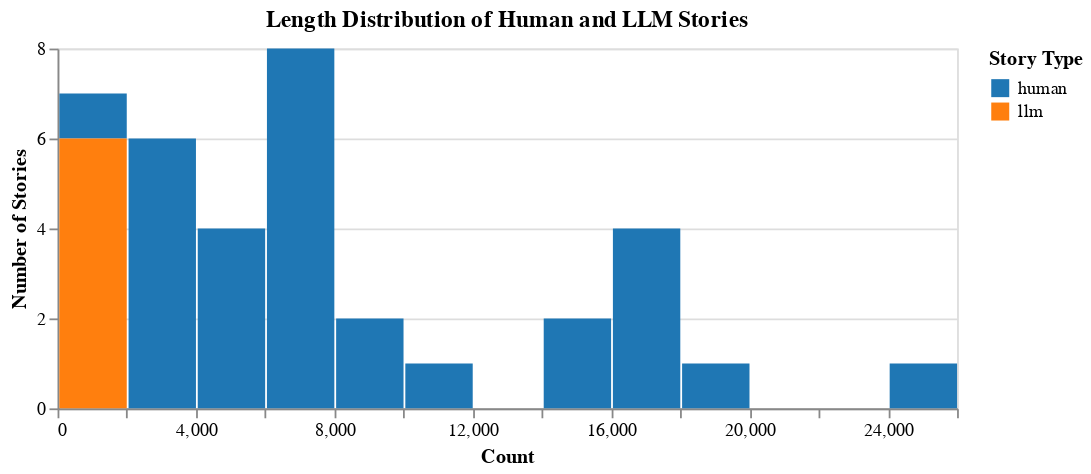

The code cell stored with this chart in its notebook:
### Code cell
# Create histogram
chart = alt.Chart(df).mark_bar().encode(
    x=alt.X('num_lines:Q', bin=alt.Bin(maxbins=20), title="Count"),
    y=alt.Y('count()', title="Number of Stories"),
    color=alt.Color('type:N', scale=alt.Scale(scheme='category10'), title="Story Type"),
    tooltip=['type', 'count()']
).properties(
    title="Length Distribution of Human and LLM Stories",
    width=500,
    height=200
)

# show chart
chart

### Figure 1 — Vega-Lite specification as saved in the notebook (floating-point values rounded to 4 significant figures)
{"config": {"view": {"continuousWidth": 300, "continuousHeight": 300}}, "data": {"name": "data-d3f21f808bbc3fe0efd5d8c82a61df7a"}, "mark": {"type": "bar"}, "encoding": {"color": {"field": "type", "scale": {"scheme": "category10"}, "title": "Story Type", "type": "nominal"}, "tooltip": [{"field": "type", "type": "nominal"}, {"aggregate": "count", "type": "quantitative"}], "x": {"bin": {"maxbins": 20}, "field": "num_lines", "title": "Count", "type": "quantitative"}, "y": {"aggregate": "count", "title": "Number of Stories", "type": "quantitative"}}, "height": 200, "title": "Length Distribution of Human and LLM Stories", "width": 500, "$schema": "https://vega.github.io/schema/vega-lite/v5.20.1.json", "datasets": {"data-d3f21f808bbc3fe0efd5d8c82a61df7a": [{"story": "alice", "num_lines": 2463, "type": "human"}, {"story": "anne", "num_lines": 8703, "type": "human"}, {"story": "artofwar", "num_lines": 7571, "type": "human"}, {"story": "candide", "num_lines": 2877, "type": "human"}, {"story": "donquixote", "num_lines": 16099, "type": "human"}, {"story": "emma", "num_lines": 4215, "type": "human"}, {"story": "faust", "num_lines": 6242, "type": "human"}, {"story": "frankenstein", "num_lines": 6655, "type": "human"}, {"story": "gatsby", "num_lines": 4710, "type": "human"}, {"story": "genji", "num_lines": 7864, "type": "human"}, {"story": "greatexp", "num_lines": 16105, "type": "human"}, {"story": "hamlet", "num_lines": 5199, "type": "human"}, {"story": "iliad", "num_lines": 19463, "type": "human"}, {"story": "janeeyre", "num_lines": 16560, "type": "human"}, {"story": "littlewomen", "num_lines": 16680, "type": "human"}, {"story": "marrow", "num_lines": 7820, "type": "human"}, {"story": "mendips", "num_lines": 7511, "type": "human"}, {"story": "metamorphosis", "num_lines": 1752, "type": "human"}, {"story": "odyssey", "num_lines": 9246, "type": "human"}, {"story": "pride", "num_lines": 10997, "type": "human"}, {"story": "pygmalion", "num_lines": 2630, "type": "human"}, {"story": "redchamber", "num_lines": 15778, "type": "human"}, {"story": "romeo", "num_lines": 3401, "type": "human"}, {"story": "school", "num_lines": 2948, "type": "human"}, {"story": "tenant", "num_lines": 14546, "type": "human"}, {"story": "trial", "num_lines": 6472, "type": "human"}, {"story": "ulysses", "num_lines": 25435, "type": "human"}, {"story": "victoria", "num_lines": 7555, "type": "human"}, {"story": "war", "num_lines": 4482, "type": "human"}, {"story": "wizard", "num_lines": 3403, "type": "human"}, {"story": "bookstore", "num_lines": 1388, "type": "llm"}, {"story": "color", "num_lines": 1672, "type": "llm"}, {"story": "starlight", "num_lines": 1575, "type": "llm"}, {"story": "time", "num_lines": 1650, "type": "llm"}, {"story": "threads", "num_lines": 1504, "type": "llm"}, {"story": "whispers", "num_lines": 1741, "type": "llm"}]}}
